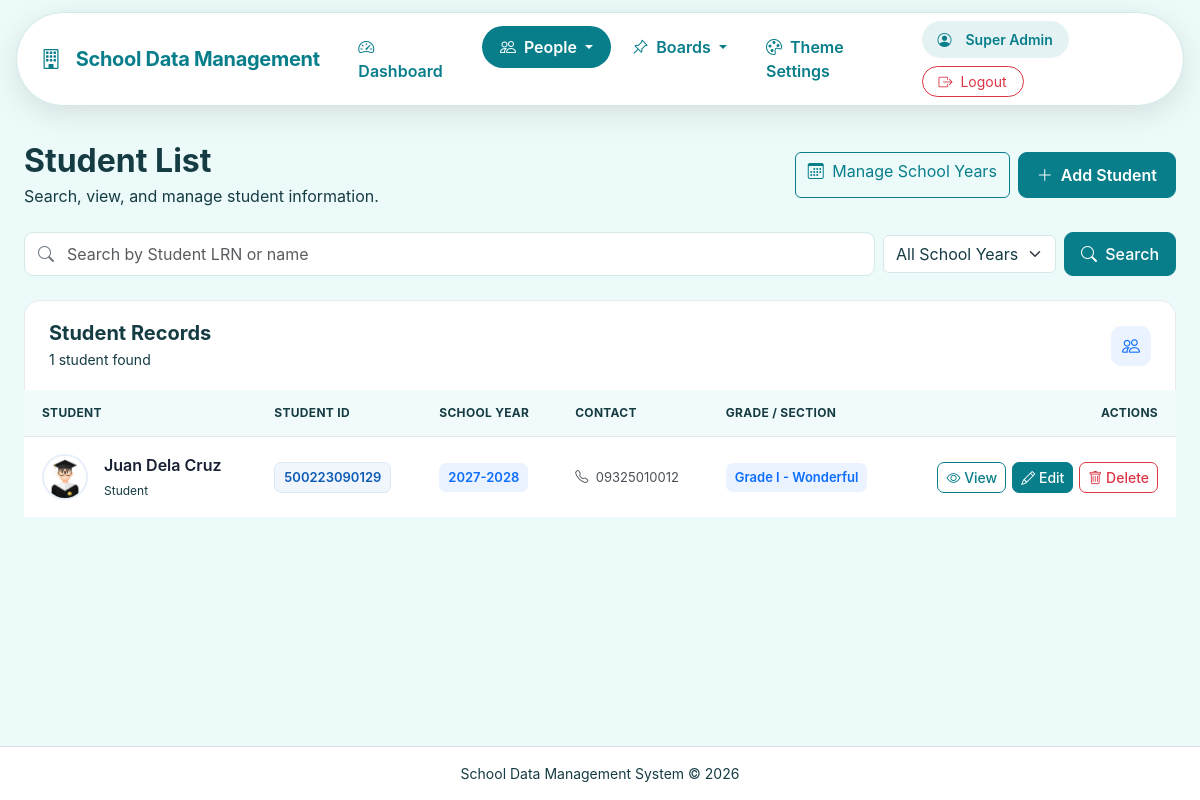
Page /students.php (signed in) on the committed database.
### tables this page shows
CREATE TABLE `students` (
  `id` int(10) UNSIGNED NOT NULL,
  `lrn` varchar(12) DEFAULT NULL,
  `photo` varchar(255) DEFAULT NULL,
  `full_name` varchar(150) NOT NULL,
  `date_of_birth` date DEFAULT NULL,
  `gender` varchar(30) DEFAULT NULL,
  `address` text DEFAULT NULL,
  `contact_number` varchar(50) DEFAULT NULL,
  `parent_guardian` varchar(150) DEFAULT NULL,
  `grade_section` varchar(100) DEFAULT NULL,
  `other_info` text DEFAULT NULL,
  `created_at` timestamp NOT NULL DEFAULT current_timestamp(),
  `updated_at` timestamp NOT NULL DEFAULT current_timestamp() ON UPDATE current_timestamp(),
  `school_id` varchar(6) NOT NULL DEFAULT '500634',
  `school_year` varchar(9) DEFAULT NULL,
  `emergency_name` varchar(100) DEFAULT NULL,
  `emergency_address` text DEFAULT NULL,
  `emergency_contact` varchar(11) DEFAULT NULL,
  `created_by` int(11) DEFAULT NULL,
  `updated_by` int(11) DEFAULT NULL
);

### config.php (called while the page is built, shortened)
<?php
function e($value)
{
    return htmlspecialchars(
        (string) $value,
        ENT_QUOTES,
        'UTF-8'
    );
}
?>

### students.php (the view, shortened to what this page needs)
<?php
require_once __DIR__ . '/config.php';
$q = trim($_GET['q'] ?? '');
$sql = "SELECT * FROM students";
$params = [];
$sql .= " ORDER BY full_name ASC";
$stmt = $pdo->prepare($sql);
$stmt->execute($params);
$rows = $stmt->fetchAll();
include 'header.php';
?>
<link rel="stylesheet" href="assets/students.css">
<div class="d-flex flex-wrap justify-content-between align-items-center gap-3 mb-4">
    <div>
        <h2 class="fw-bold mb-1">
            Student List
        </h2>
        <p class="text-muted mb-0">
            Search, view, and manage student information.
        </p>
    </div>
    <div class="d-flex flex-wrap gap-2">
        <?php if ($isAdmin): ?>
            <a
                href="school_years.php"
                class="btn btn-outline-primary"
            >
                <i class="bi bi-calendar3 me-1"></i>
                Manage School Years
            </a>
        <?php endif; ?>
        <a
            href="student_form.php"
            class="btn btn-primary students-add-btn"
        >
            <i class="bi bi-plus-lg me-1"></i>
            Add Student
        </a>
    </div>
</div>
<form
    method="GET"
    class="students-search-form row g-2 mb-4"
>
    <div class="col-12 col-md students-search-col">
        <div class="students-search-input">
            <input
                type="text"
                name="q"
                class="form-control"
                value="<?= e($q) ?>"
                placeholder="Search by Student LRN or name"
                aria-label="Search students"
            >
        </div>
    </div>
    <div class="col-12 col-md-auto">
        <select
            name="school_year"
            class="form-select"
            aria-label="Filter by School Year"
        >
            <option value="">
                All School Years
            </option>
        </select>
    </div>
    <div class="col-12 col-md-auto">
        <button
            type="submit"
            class="btn btn-primary students-search-btn"
        >
            <i class="bi bi-search me-1"></i>
            Search
        </button>
    </div>
</form>
<div class="students-table-header">
    <div>
        <h5 class="fw-bold mb-1">
            Student Records
        </h5>
        <p class="text-muted small mb-0">
            <?= count($rows) ?>
            student<?= count($rows) !== 1 ? 's' : '' ?>
            found
        </p>
    </div>
    <div class="students-table-icon">
        <i class="bi bi-people"></i>
    </div>
</div>
<div class="table-responsive">
    <table class="table students-table align-middle mb-0">
        <thead>
            <tr>
                <th>
                    Student
                </th>
                <th>
                    Student ID
                </th>
                <th>
                    School Year
                </th>
                <th>
                    Contact
                </th>
                <th>
                    Grade / Section
                </th>
                <th class="text-end">
                    Actions
                </th>
            </tr>
        </thead>
        <tbody>
            <?php if (!empty($rows)): ?>
                <?php foreach ($rows as $r): ?>
                    <tr>
                        <td>
                            <div class="d-flex align-items-center gap-3">
                                <?php if (!empty($r['photo'])): ?>
                                    <img
                                        src="<?= e($r['photo']) ?>"
                                        alt="<?= e($r['full_name']) ?>"
                                        class="students-avatar"
                                    >
                                <?php else: ?>
                                    <div class="students-avatar students-avatar-placeholder">
                                        <i class="bi bi-person"></i>
                                    </div>
                                <?php endif; ?>
                                <div>
                                    <div class="fw-semibold">
                                        <?= e($r['full_name']) ?>
                                    </div>
                                    <small class="text-muted">
                                        Student
                                    </small>
                                </div>
                            </div>
                        </td>
                        <td>
                            <span class="student-id-badge">
                                <?= e($r['lrn']) ?>
                            </span>
                        </td>
                        <td>
                            <?php if (!empty($r['school_year'])): ?>
                                <span class="grade-badge">
                                    <?= e($r['school_year']) ?>
                                </span>
                            <?php else: ?>
                                <span class="text-muted">
                                    —
                                </span>
                            <?php endif; ?>
                        </td>
                        <td>
                            <?php if (!empty($r['contact_number'])): ?>
                                <div class="student-contact">
                                    <i class="bi bi-telephone me-1"></i>
                                    <?= e($r['contact_number']) ?>
                                </div>
                            <?php else: ?>
                                <span class="text-muted">
                                    —
                                </span>
                            <?php endif; ?>
                        </td>
                        <td>
                            <?php if (!empty($r['grade_section'])): ?>
                                <span class="grade-badge">
                                    <?= e($r['grade_section']) ?>
                                </span>
                            <?php else: ?>
                                <span class="text-muted">
                                    —
                                </span>
                            <?php endif; ?>
                        </td>
                        <td class="text-end">
                            <div class="student-actions">
                                <a
                                    href="student_view.php?id=<?= (int)$r['id'] ?>"
                                    class="btn btn-sm btn-outline-primary"
                                    title="View Student"
                                >
                                    <i class="bi bi-eye"></i>
                                    <span>
                                        View
                                    </span>
                                </a>
                                <a
                                    href="student_form.php?id=<?= (int)$r['id'] ?>"
                                    class="btn btn-sm btn-primary"
                                    title="Edit Student"
                                >
                                    <i class="bi bi-pencil"></i>
                                    <span>
                                        Edit
                                    </span>
                                </a>
                                <a
                                    href="delete_student.php?id=<?= (int)$r['id'] ?>"
                                    class="btn btn-sm btn-outline-danger"
                                    title="Delete Student"
                                    onclick="return confirm('Are you sure you want to delete this student record?');"
                                >
                                    <i class="bi bi-trash"></i>
                                    <span>
                                        Delete
                                    </span>
                                </a>
                            </div>
                        </td>
                    </tr>
                <?php endforeach; ?>
            <?php endif; ?>
        </tbody>
    </table>
</div>
<?php include 'footer.php'; ?>

### assets/style.css (style rules this page uses)
body { font-family: Inter, system-ui, -apple-system, "Segoe UI", sans-serif; }
.table td, .table th { vertical-align: middle; }

### assets/navigation.css (style rules this page uses)
html, body { min-height: 100%; }
body { display: flex; flex-direction: column; min-height: 100vh; }

### assets/css/theme.css (style rules this page uses)
:root { --theme-primary: #0d6efd; --theme-button: #0d6efd; --theme-header: #ffffff; --theme-card: #ffffff; --theme-background: #f5f8fc; --theme-text: #172b4d; --theme-font: #172b4d; --theme-icon: #0d6efd; --theme-border: #e5eaf0; }
html, body, body.bg-light, main, main.container, main.container-fluid, .content-wrapper, .page-wrapper { background-color: var(--theme-background) !important; color: var(--theme-font) !important; }
body p, body label, body li, body td, body th, body small, body .text-muted, body .form-text, body .text-secondary { color: var(--theme-font) !important; }
h1, h2, h3, h4, h5, h6, .stat-number, .records-title, .record-name, .page-title, .card-title { color: var(--theme-text) !important; }
html body .btn-primary, html body .theme-primary-button, html body .btn-info, html body button[type="submit"]:not(.btn-danger):not(.sdms-theme-reset):not(.danger) { background-color: var(--theme-button) !important; border-color: var(--theme-button) !important; color: #ffffff !important; }
html body .btn-outline-primary, html body .btn-outline-info, html body .btn-outline-secondary { color: var(--theme-primary) !important; border-color: var(--theme-primary) !important; background-color: transparent !important; }
.card, .dashboard-stat-card, .dashboard-record-card, .modal-content, .dropdown-menu, .list-group-item, .table, .form-control, .form-select, .input-group-text, hr { border-color: var(--theme-border) !important; }
.form-control, .form-select, input[type="search"] { background-color: var(--theme-card) !important; color: var(--theme-font) !important; }
.table { color: var(--theme-font) !important; background-color: var(--theme-card) !important; }
.dashboard-table thead th, .table thead th, #announcementTable thead th { background-color: color-mix(in srgb, var(--theme-background) 72%, var(--theme-card)) !important; color: var(--theme-font) !important; }
.btn i, .btn .bi, .btn-primary i, .btn-primary .bi, .btn-danger i, .btn-danger .bi, .btn-success i, .btn-success .bi, .btn-warning i, .btn-warning .bi, .btn-info i, .btn-info .bi, .btn-secondary i, .btn-secondary .bi, .button i, .button .bi { color: inherit !important; }

### rows in the picture
students: photo (picture), full_name "Juan Dela Cruz", lrn "500223090129", school_year "2027-2028", contact_number "09325010012", grade_section "Grade I - Wonderful"

### other values in the picture
$item['label'] "Dashboard"
$item['label'] "People"
$item['label'] "Boards"
$item['label'] "Theme Settings"
$_SESSION['full_name'] "Super Admin"
count($rows) "1"
